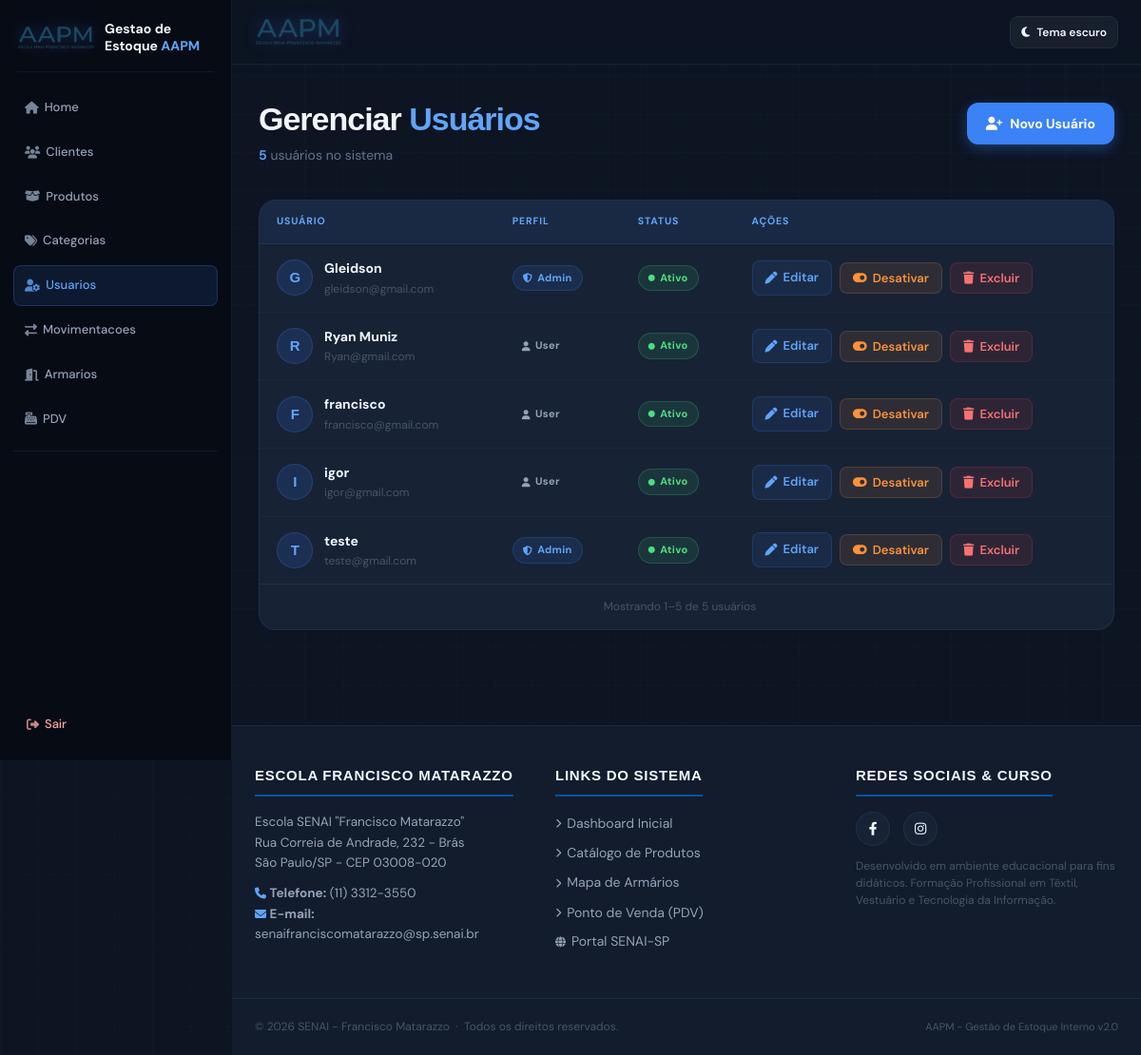
The app's page /usuarios/ (signed in), older data.
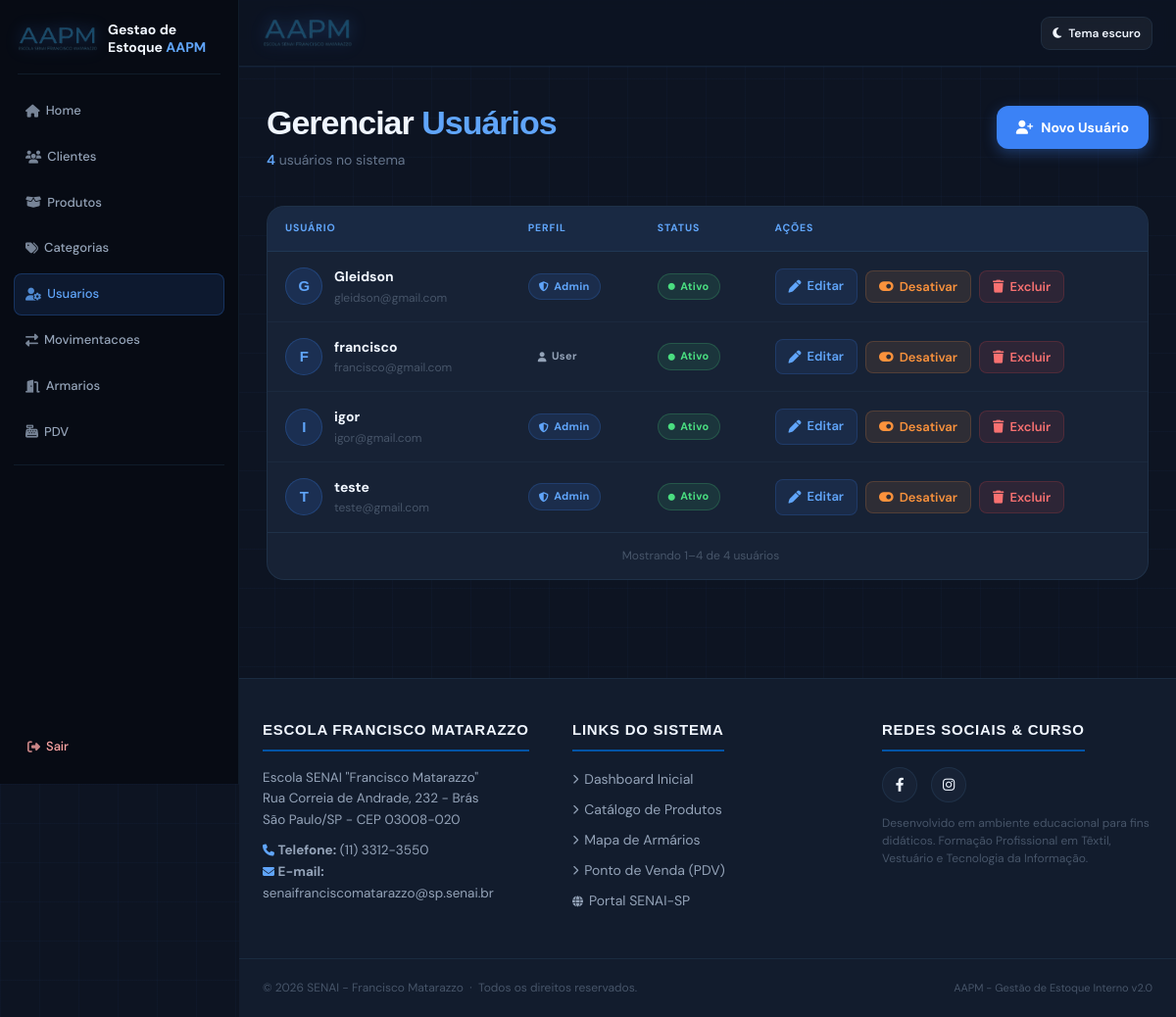
The same page, newer data.
### app/models/usuario.py (models this page shows)
class Usuario(Base):
    __tablename__ = "usuarios"
    id = Column(Integer, primary_key=True, index=True)
    nome = Column(String(255), nullable=False)
    email = Column(String(255), unique=True, nullable=False)
    senha_hash = Column(String(255), nullable=False)
    role = Column(String(20), default="user")
    ativo = Column(Boolean, default=True)
    criado_em = Column(DateTime, server_default=func.now())

### app/controllers/admin_controller.py (the view)
@router.get("/")
def listar_usuarios(
    request: Request,
    pagina: int = 1,
    por_pagina: int = 16,
    db: Session = Depends(get_db),
    admin = Depends(get_admin)
):
    resultado = paginar(db.query(Usuario).order_by(Usuario.nome), pagina, por_pagina)
    return templates.TemplateResponse(
        request,
        "usuarios/index.html",
        {
            "request": request,
            "usuario": admin,   # ← era "admin", corrigido para "usuario"
            "usuarios": resultado.itens,
            "pagina": resultado.atual,
            "por_pagina": resultado.por_pagina,
            "total_paginas": resultado.total_paginas,
            "total_usuarios": resultado.total_itens,
        }
    )

### app/templates/usuarios/index.html (shortened to what this page needs)
{% extends "base.html" %}
{% from "components/pagination.html" import render as render_pagination with context %}
{% block content %}
<div class="page-wrap">
  <div class="page-header">
    <div>
      <h1 class="page-title">Gerenciar <span>Usuários</span></h1>
      <p class="page-subtitle">
        <span>{{ total_usuarios }}</span> usuário{{ 's' if total_usuarios != 1 }} no sistema
      </p>
    </div>
    <a href="/usuarios/novo" class="btn-novo">
      <i class="fas fa-user-plus"></i> Novo Usuário
    </a>
  </div>
  <div class="table-wrap">
    {% if usuarios %}
    <table class="usuarios-table">
      <thead>
        <tr>
          <th>Usuário</th>
          <th>Perfil</th>
          <th>Status</th>
          <th>Ações</th>
        </tr>
      </thead>
      <tbody>
        {% for u in usuarios %}
        <tr>
          <td>
            <div class="user-cell">
              <div class="avatar">{{ u.nome[0].upper() }}</div>
              <div>
                <div class="user-name">{{ u.nome }}</div>
                <div class="user-email">{{ u.email }}</div>
              </div>
            </div>
          </td>
          <td>
            <span class="badge badge-{{ u.role }}">
              <i class="fas fa-{{ 'shield-halved' if u.role == 'admin' else 'user' }}" style="font-size:10px;"></i>
              {{ u.role | capitalize }}
            </span>
          </td>
          <td>
            <span class="badge badge-{{ 'ativo' if u.ativo else 'inativo' }}">
              <i class="fas fa-circle" style="font-size:7px;"></i>
              {{ 'Ativo' if u.ativo else 'Inativo' }}
            </span>
          </td>
          <td>
            <div class="actions">
              <a href="/usuarios/{{ u.id }}/editar" class="btn-action btn-edit">
                <i class="fas fa-pen"></i> Editar
              </a>
              <form action="/usuarios/{{ u.id }}/toggle-ativo" method="post" style="margin:0;">
                <button type="button" class="btn-action btn-toggle {{ 'ativar' if not u.ativo else '' }}"
                  title="{{ 'Ativar usuário' if not u.ativo else 'Desativar usuário' }}"
                  onclick="abrirModalConfirmacao('/usuarios/{{ u.id }}/toggle-ativo', null, '{{ u.nome }}', '{{ 'ativar' if not u.ativo else 'desativar' }}');">
                  <i class="fas fa-{{ 'toggle-on' if u.ativo else 'toggle-off' }}"></i>
                  {{ 'Desativar' if u.ativo else 'Ativar' }}
                </button>
              </form>
              <form action="/usuarios/{{ u.id }}/excluir" method="post" style="margin:0;">
                <button type="button" class="btn-action btn-delete" title="Excluir usuário"
                  onclick="abrirModalConfirmacao(null, '/usuarios/{{ u.id }}/excluir', '{{ u.nome }}');">
                  <i class="fas fa-trash"></i> Excluir
                </button>
              </form>
            </div>
          </td>
        </tr>
        {% endfor %}
      </tbody>
    </table>
    {{ render_pagination(pagina, por_pagina, total_usuarios, total_paginas, 'usuários') }}
    {% endif %}
  </div>
</div>
{% endblock %}

Row changes from the older to the newer data that the page shows:
removed Usuario: nome "R", nome "Ryan Muniz", email "Ryan@gmail.com", role "User", ativo "Ativo", ativo "Desativar"
changed Usuario "igor": role "User" → "Admin"
Text that changed along with them:
{{ total_usuarios }}: "5" → "4"
{{ fim }}: "5" → "4"
{{ total_itens }}: "5" → "4"
